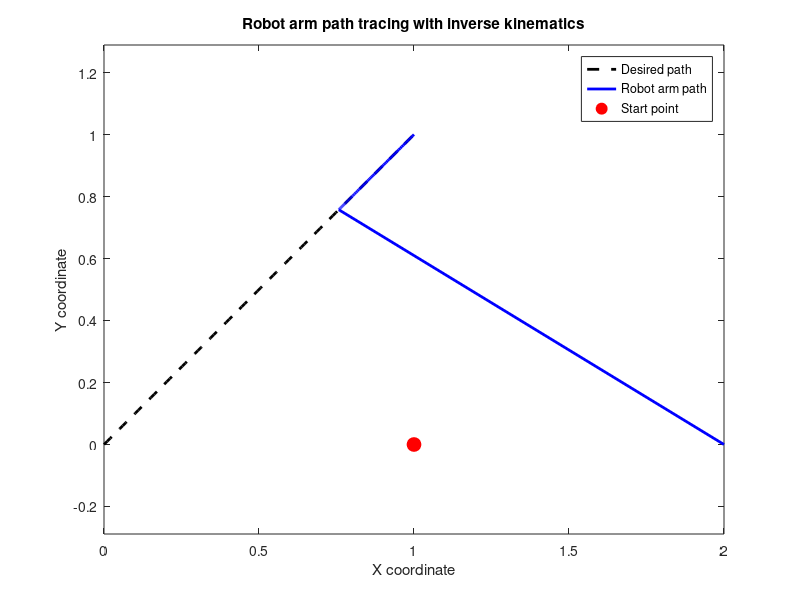

This chart was generated by the following MATLAB code:
% Define robot arm parameters
l1 = 1;     % Length of link 1
l2 = 1;     % Length of link 2

% Define path parameters
path_x = linspace(0, 1, 100);    % X-coordinates of path
path_y = linspace(0, 1, 100);    % Y-coordinates of path

% Define initial joint angles and calculate initial end effector position
theta1 = 0;     % Initial joint angle 1
theta2 = 0;     % Initial joint angle 2
x = l1*cos(theta1) + l2*cos(theta1+theta2);
y = l1*sin(theta1) + l2*sin(theta1+theta2);

% Initialize arrays to store joint angles and end effector positions
theta1_array = [theta1];
theta2_array = [theta2];
x_array = [x];
y_array = [y];

% Loop through path points and calculate joint angles using inverse kinematics
for i = 2:length(path_x)
    % Calculate desired end effector position
    x_desired = path_x(i);
    y_desired = path_y(i);
    
    % Calculate inverse kinematics
    D = (x_desired^2 + y_desired^2 - l1^2 - l2^2) / (4*l1*l2);
    theta2 = atan2(sqrt(1-D^3), D);
    theta1 = atan2(y_desired, x_desired) - atan2(l2*sin(theta2), l1 + l2*cos(theta2));
    
    % Calculate end effector position
    x = l1*cos(theta1) + l2*cos(theta1+theta2);
    y = l1*sin(theta1) + l2*sin(theta1+theta2);
    
    % Store joint angles and end effector position
    theta1_array = [theta1_array, theta1];
    theta2_array = [theta2_array, theta2];
    x_array = [x_array, x];
    y_array = [y_array, y];
end

% Plot path and robot arm
figure;
plot(path_x, path_y, 'k--', 'LineWidth', 2);
hold on;
plot(x_array, y_array, 'b-', 'LineWidth', 2);
plot(1, 0, 'ro', 'MarkerSize', 10, 'MarkerFaceColor', 'r');
axis equal;
legend('Desired path', 'Robot arm path', 'Start point');
xlabel('X coordinate');
ylabel('Y coordinate');
title('Robot arm path tracing with inverse kinematics');
